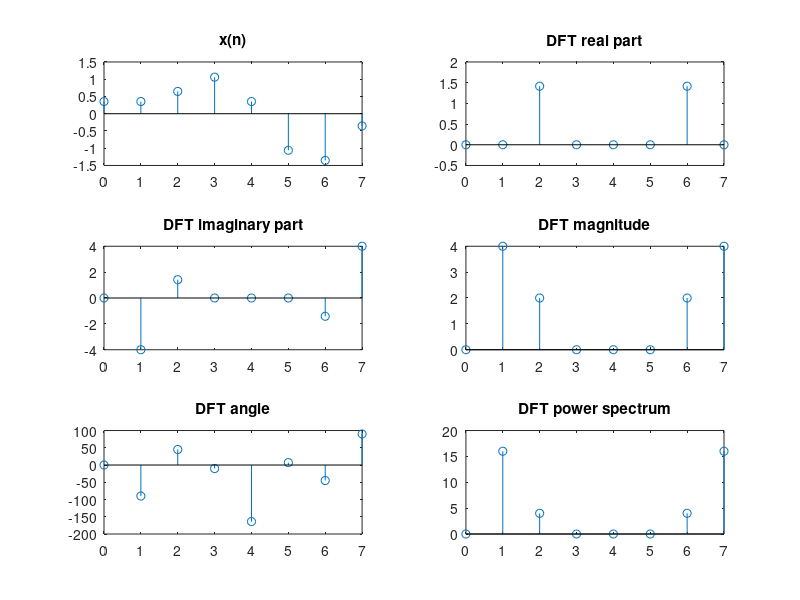

Recreate this plot in MATLAB.
clc
close all

%8-point dft
%8000 sampling
fs = 8000
ts = 1/fs
N = 8
n = 0:N-1
X = zeros(N,1)
x = sin(2*pi*1000*n*ts) + 0.5*sin(2*pi*2000*n*ts + 3*pi/4)

for m = 1:N
    for n = 1:N
        X(m) = X(m) + x(n)*exp(-2j*pi*(n-1)*(m-1)/N)
    end
end

n = 0:N-1
subplot(3,2,1)
stem(n,x)
title('x(n)')

subplot(3,2,2)
stem(n,real(X))
title('DFT real part')

subplot(3,2,3)
stem(n,imag(X))
title('DFT imaginary part')

subplot(3,2,4)
stem(n,abs(X))
title('DFT magnitude')

subplot(3,2,5)
stem(n,angle(X)*180/pi)
title('DFT angle')

y = abs(X).^2
subplot(3,2,6)
stem(n, y)
title('DFT power spectrum')